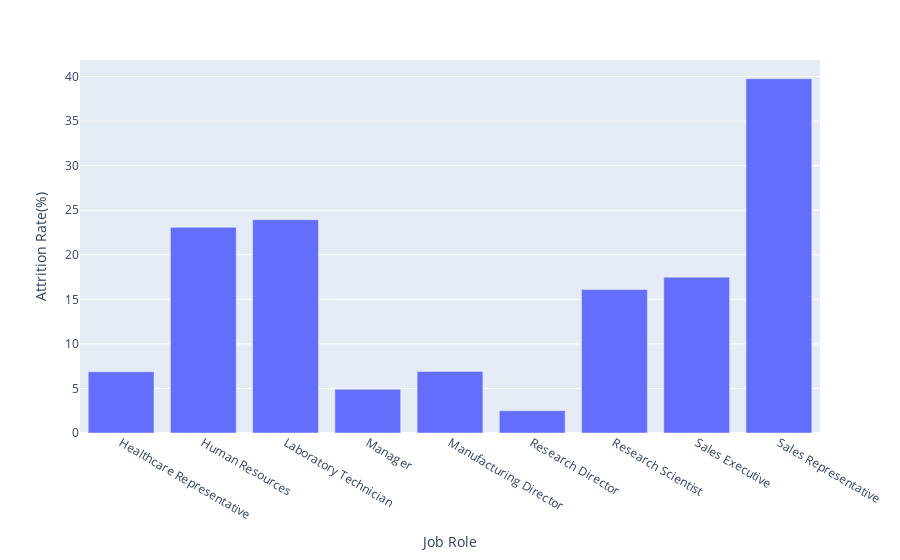

Write notebook code for a chart like this one.
### Code cell
# 各工作的离职率
tmp3 = pd.DataFrame(pd.crosstab(data["JobRole"],data['Attrition']), )
tmp3['Attr%'] = tmp3[1] / (tmp3[1] + tmp3[0]) * 100

fig = px.bar(x=tmp3.index, y=tmp3['Attr%'], labels={'x':'Job Role', 'y':'Attrition Rate(%)'})
fig.show()

### Figure 1 — Plotly figure (JSON) as saved in the notebook; plotly's stock layout.template omitted (floating-point values rounded to 4 significant figures)
{"data": [{"alignmentgroup": "True", "hovertemplate": "Job Role=%{x}<br>Attrition Rate(%)=%{y}<extra></extra>", "legendgroup": "", "marker": {"color": "#636efa"}, "name": "", "offsetgroup": "", "orientation": "v", "showlegend": false, "textposition": "auto", "type": "bar", "x": ["Healthcare Representative", "Human Resources", "Laboratory Technician", "Manager", "Manufacturing Director", "Research Director", "Research Scientist", "Sales Executive", "Sales Representative"], "xaxis": "x", "y": [6.87, 23.08, 23.94, 4.902, 6.897, 2.5, 16.1, 17.48, 39.76], "yaxis": "y"}], "layout": {"barmode": "relative", "legend": {"tracegroupgap": 0}, "margin": {"t": 60}, "xaxis": {"anchor": "y", "domain": [0, 1], "title": {"text": "Job Role"}}, "yaxis": {"anchor": "x", "domain": [0, 1], "title": {"text": "Attrition Rate(%)"}}}}
